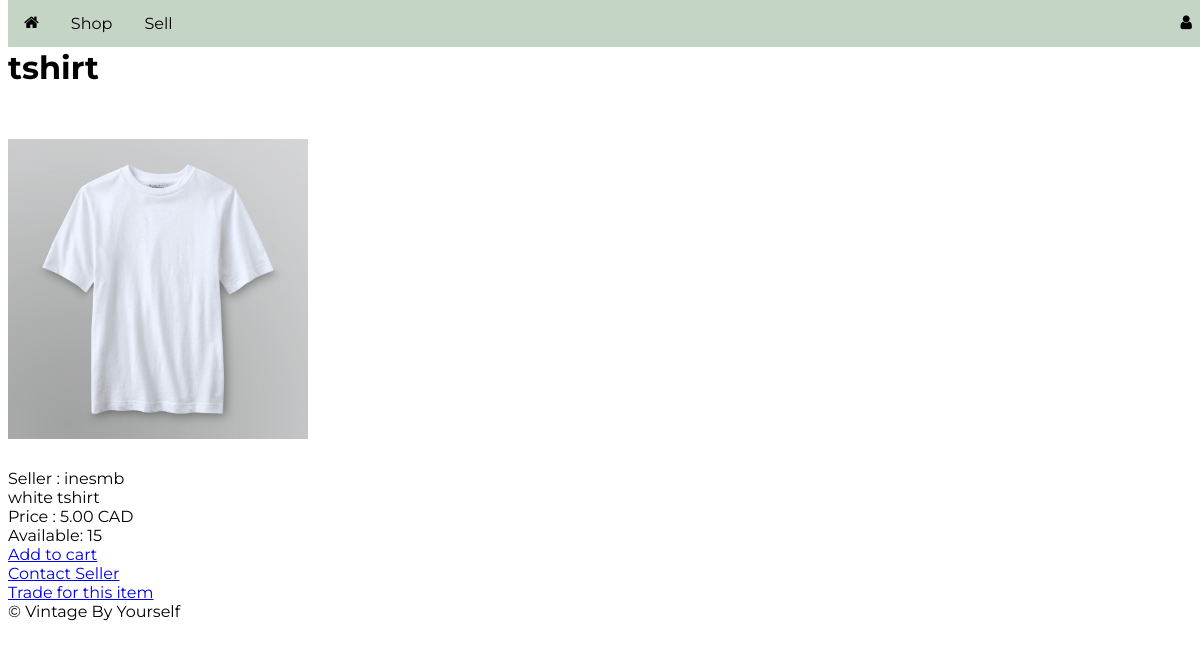
The app's page /listing/products/34/ with its own data.
### listing/models.py (models this page shows, shortened)
class Product(models.Model):
    CATEGORY_CHOICES = (
        ('clothing', 'CLOTHING'),
        ('furniture', 'FURNITURE'),
        ('electronics', 'ELECTRONICS')
    )
    id = models.AutoField(primary_key=True)
    owner = models.ForeignKey(User, on_delete=models.CASCADE)
    name = models.CharField(max_length=200)
    description = models.CharField(max_length=1000)
    price = models.DecimalField(max_digits=7, decimal_places=2)
    count = models.PositiveIntegerField()
    image = models.ImageField(upload_to=get_upload_path, null=True, blank=True)
    category = models.CharField(max_length=50)

### listing/views.py (the view)
# urls.py: path('products/<pk>/', ProductDetail.as_view(), name='detail'),
class ProductDetail(DetailView):
    model = Product
    template_name = 'listing/product_detail.html'

### listing/templates/listing/product_detail.html
{% extends 'listing/base.html' %}
{% load static%}
{% block content %}
<p><br/></p>
<h1>{{product.name}}</h1>
<img src="{{product.image.url}}" alt="{{product.name}}" style="width: 300px;height:360px"> <br/>
Seller : {{product.owner}} <br/>
{{product.description}} <br/>
Price : {{product.price}} CAD <br/>
Available: {{product.count}}<br/>
{% if product.owner.username == request.user.username  %}
	<a href="{% url 'listing:update' product.id%}">Update this item</a><br/>
	<a href="{% url 'listing:delete' product.id%}">Delete this item</a>
{% else %}
<a href="{% url 'listing:add' product.id%}">Add to cart</a> <br/>
<a href="{%url 'chat:room' product.owner.username%}">Contact Seller</a> <br/>
<a href="{% url 'listing:trade' product.id%}">Trade for this item</a> <br/>
{% endif %}
{% endblock content %}

### account/static/style.css (style rules this page uses)
body { font-family:"Montserrat"; }
img { height:100px ; width: 100px; object-fit:scale-down; }

### records on screen
Product: name "tshirt", image (picture), owner "inesmb", description "white tshirt", price "5.00", count "15"
